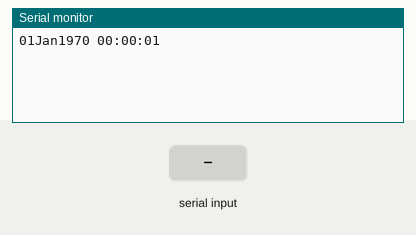
This sketch was run on a simulated Arduino Uno, built with avr-gcc and run on an emulated ATmega328P. Parts: the last lines printed to the serial monitor. Inputs (shaded band) come from the test bench.

Above: at 1.2 s.
1.3 s: "90,45,200,10\n" received over Serial
At 4.1 s:
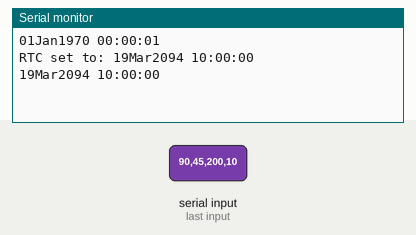
4.3 s: "30,150,10,200\n" received over Serial
At 7.0 s:
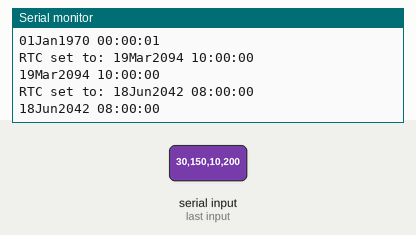
Timing chart, 0 to 8.5 s (numbered marks = the images above; inputs shaded):
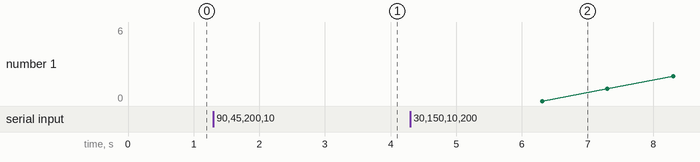

The sketch:

SetSerial_simple.ino
```cpp
// (licence header left out)
// Set the date and time by entering year,month,day,hour,minute,second, on the serial monitor
// e.g. 2023,1,18,12,10,0,
//
// Entering the final comma delimiter (after "second") will avoid a
// one-second timeout and will allow the RTC to be set more accurately.
//

#include <DS3232RTC.h>      // https://github.com/JChristensen/DS3232RTC
#include <Streaming.h>      // https://github.com/janelia-arduino/Streaming

DS3232RTC myRTC;

void setup()
{
    Serial.begin(115200);
    myRTC.begin();
}

void loop()
{
    static time_t tLast;
    time_t t;
    tmElements_t tm;

    // check for input to set the RTC, minimum length is 12, i.e. yy,m,d,h,m,s
    if (Serial.available() >= 12) {
        // note that the tmElements_t Year member is an offset from 1970,
        // but the RTC wants the last two digits of the calendar year.
        // use the convenience macros from the Time Library to do the conversions.
        int y = Serial.parseInt();
        if (y >= 100 && y < 1000)
            Serial << F("Error: Year must be two digits or four digits!") << endl;
        else {
            if (y >= 1000)
                tm.Year = CalendarYrToTm(y);
            else    // (y < 100)
                tm.Year = y2kYearToTm(y);
            tm.Month = Serial.parseInt();
            tm.Day = Serial.parseInt();
            tm.Hour = Serial.parseInt();
            tm.Minute = Serial.parseInt();
            tm.Second = Serial.parseInt();
            t = makeTime(tm);
            myRTC.set(t);   // use the time_t value to ensure correct weekday is set
            setTime(t);
            Serial << F("RTC set to: ");
            printDateTime(t);
            Serial << endl;
            // dump any extraneous input
            while (Serial.available() > 0) Serial.read();
        }
    }

    t = now();
    if (t != tLast) {
        tLast = t;
        printDateTime(t);
        Serial << endl;
    }
}

// print date and time to Serial
void printDateTime(time_t t)
{
    printDate(t);
    Serial << ' ';
    printTime(t);
}

// print time to Serial
void printTime(time_t t)
{
    printI00(hour(t), ':');
    printI00(minute(t), ':');
    printI00(second(t), ' ');
}

// print date to Serial
void printDate(time_t t)
{
    printI00(day(t), 0);
    Serial << monthShortStr(month(t)) << _DEC(year(t));
}

// Print an integer in "00" format (with leading zero),
// followed by a delimiter character to Serial.
// Input value assumed to be between 0 and 99.
void printI00(int val, char delim)
{
    if (val < 10) Serial << '0';
    Serial << _DEC(val);
    if (delim > 0) Serial << delim;
    return;
}
```

Measured:
- after the input at 1.3 s, the serial monitor: prints a new line after 2.0 s (image 1)
- after the input at 4.3 s, the serial monitor: prints a new line after 2.0 s (image 2)
